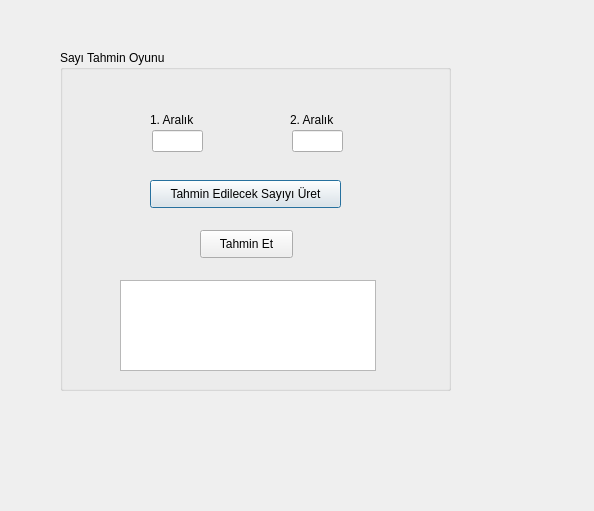
<?xml version="1.0" encoding="UTF-8"?>
<ui version="4.0">
 <class>Dialog</class>
 <widget class="QDialog" name="Dialog">
  <property name="geometry">
   <rect>
    <x>0</x>
    <y>0</y>
    <width>594</width>
    <height>511</height>
   </rect>
  </property>
  <property name="windowTitle">
   <string>Dialog</string>
  </property>
  <widget class="QGroupBox" name="groupBox">
   <property name="geometry">
    <rect>
     <x>60</x>
     <y>50</y>
     <width>391</width>
     <height>341</height>
    </rect>
   </property>
   <property name="title">
    <string>Sayı Tahmin Oyunu</string>
   </property>
   <widget class="QLabel" name="label">
    <property name="geometry">
     <rect>
      <x>90</x>
      <y>60</y>
      <width>81</width>
      <height>20</height>
     </rect>
    </property>
    <property name="text">
     <string>1. Aralık</string>
    </property>
   </widget>
   <widget class="QLabel" name="label_2">
    <property name="geometry">
     <rect>
      <x>230</x>
      <y>60</y>
      <width>81</width>
      <height>20</height>
     </rect>
    </property>
    <property name="text">
     <string>2. Aralık</string>
    </property>
   </widget>
   <widget class="QLineEdit" name="lnedit_birinciAralik">
    <property name="geometry">
     <rect>
      <x>92</x>
      <y>80</y>
      <width>51</width>
      <height>22</height>
     </rect>
    </property>
   </widget>
   <widget class="QLineEdit" name="lnedit_ikinciAralik">
    <property name="geometry">
     <rect>
      <x>232</x>
      <y>80</y>
      <width>51</width>
      <height>22</height>
     </rect>
    </property>
   </widget>
   <widget class="QPushButton" name="buton_Uret">
    <property name="geometry">
     <rect>
      <x>90</x>
      <y>130</y>
      <width>191</width>
      <height>28</height>
     </rect>
    </property>
    <property name="text">
     <string>Tahmin Edilecek Sayıyı Üret</string>
    </property>
   </widget>
   <widget class="QPushButton" name="buton_TahminEt">
    <property name="geometry">
     <rect>
      <x>140</x>
      <y>180</y>
      <width>93</width>
      <height>28</height>
     </rect>
    </property>
    <property name="text">
     <string>Tahmin Et</string>
    </property>
   </widget>
   <widget class="QTextBrowser" name="text_sonuc">
    <property name="geometry">
     <rect>
      <x>60</x>
      <y>230</y>
      <width>256</width>
      <height>91</height>
     </rect>
    </property>
   </widget>
  </widget>
 </widget>
 <resources/>
 <connections/>
</ui>
